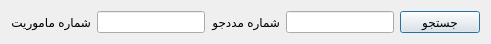
    <widget class="QWidget" name="search_parameters" native="true">
     <property name="sizePolicy">
      <sizepolicy hsizetype="Maximum" vsizetype="Maximum">
       <horstretch>0</horstretch>
       <verstretch>0</verstretch>
      </sizepolicy>
     </property>
     <property name="maximumSize">
      <size>
       <width>16777215</width>
       <height>40</height>
      </size>
     </property>
     <layout class="QHBoxLayout" name="horizontalLayout">
      <item>
       <widget class="QLabel" name="mission_id_label">
        <property name="maximumSize">
         <size>
          <width>16777215</width>
          <height>50</height>
         </size>
        </property>
        <property name="text">
         <string>شماره ماموریت</string>
        </property>
       </widget>
      </item>
      <item>
       <widget class="QLineEdit" name="mission_id_line_edit">
        <property name="maximumSize">
         <size>
          <width>16777215</width>
          <height>22</height>
         </size>
        </property>
        <property name="alignment">
         <set>Qt::AlignmentFlag::AlignCenter</set>
        </property>
        <property name="clearButtonEnabled">
         <bool>true</bool>
        </property>
       </widget>
      </item>
      <item>
       <widget class="QLabel" name="patient_id_label">
        <property name="maximumSize">
         <size>
          <width>16777215</width>
          <height>22</height>
         </size>
        </property>
        <property name="text">
         <string>شماره مددجو</string>
        </property>
       </widget>
      </item>
      <item>
       <widget class="QLineEdit" name="patient_id_line_edit">
        <property name="maximumSize">
         <size>
          <width>16777215</width>
          <height>22</height>
         </size>
        </property>
        <property name="alignment">
         <set>Qt::AlignmentFlag::AlignCenter</set>
        </property>
        <property name="clearButtonEnabled">
         <bool>true</bool>
        </property>
       </widget>
      </item>
      <item>
       <widget class="QPushButton" name="search_button">
        <property name="maximumSize">
         <size>
          <width>16777215</width>
          <height>22</height>
         </size>
        </property>
        <property name="text">
         <string>جستجو</string>
        </property>
        <property name="default">
         <bool>true</bool>
        </property>
       </widget>
      </item>
     </layout>
    </widget>
